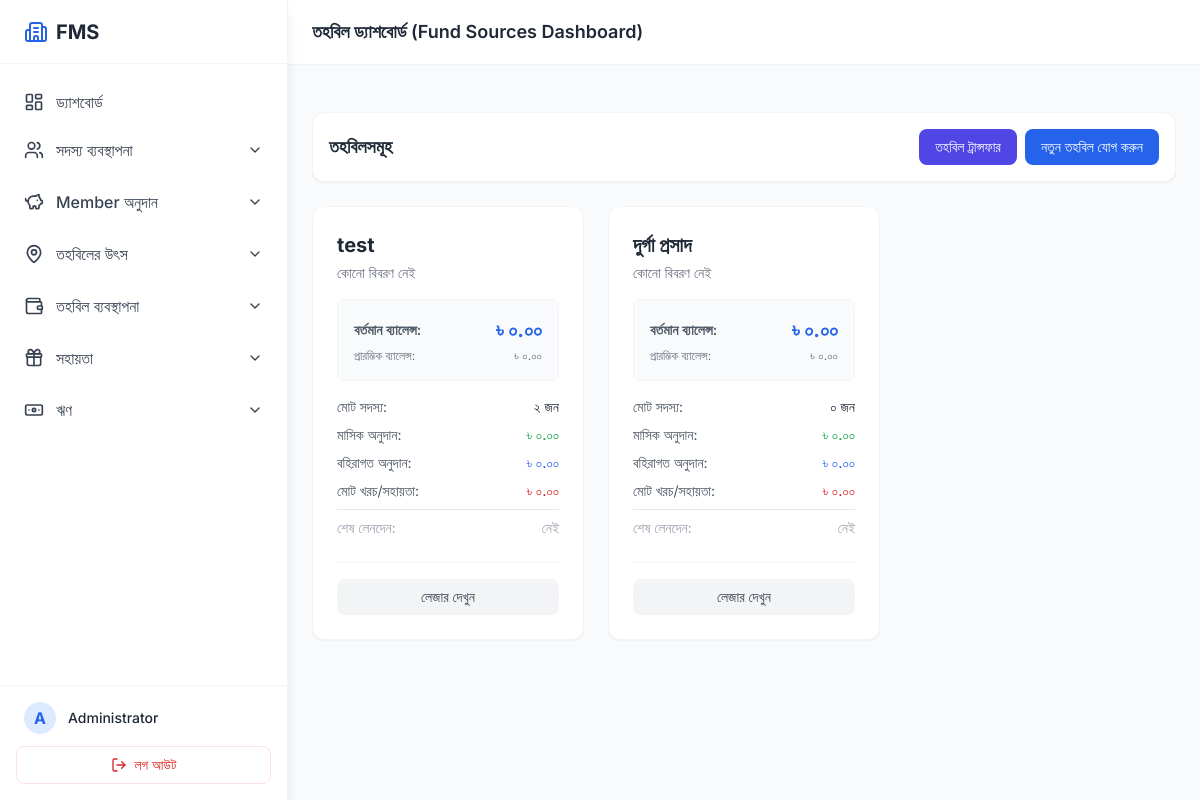
Page /sources (signed in) on the committed database.
### app.py (models this page shows)
class SystemUser(UserMixin, db.Model):
    __tablename__ = 'system_users'
    id = db.Column(db.Integer, primary_key=True)
    full_name = db.Column(db.String(150), nullable=False)
    username = db.Column(db.String(100), unique=True, nullable=False)
    password_hash = db.Column(db.String(255), nullable=False)
    phone = db.Column(db.String(20))
    status = db.Column(db.String(20), default='Active')

class FundSource(db.Model):
    __tablename__ = 'fund_sources'
    id = db.Column(db.Integer, primary_key=True)
    name = db.Column(db.String(150), unique=True, nullable=False)
    description = db.Column(db.Text)
    balance = db.Column(db.Float, default=0.0)
    opening_balance = db.Column(db.Float, default=0.0)
    funds = db.relationship('Fund', backref='source', lazy=True)
    members = db.relationship('Member', backref='fund_source', lazy=True)
    ledgers = db.relationship('FundSourceLedger', backref='fund_source', lazy=True)
    contribution_payments = db.relationship('MemberContributionPayment', backref='fund_source', lazy=True)

### app.py (the view)
@app.route('/sources')
@login_required
def fund_sources_dashboard():
    sources = FundSource.query.all()
    for s in sources:
        s.total_members = Member.query.filter_by(fund_source_id=s.id).count()
        ledgers = FundSourceLedger.query.filter_by(fund_source_id=s.id).all()
        s.total_contributions = sum(l.credit for l in ledgers if l.transaction_type == 'মাসিক অনুদান')
        s.total_external = sum(l.credit for l in ledgers if l.transaction_type == 'বহিরাগত অনুদান')
        s.total_expenses = sum(l.debit for l in ledgers if l.transaction_type in ('খরচ', 'সহায়তা'))
        s.last_transaction = ledgers[-1].date if ledgers else None
    return render_template('fund_sources_dashboard.html', sources=sources)

### app.py (called while the page is built)
@login_manager.user_loader
def load_user(user_id):
    return db.session.get(SystemUser, int(user_id))

@app.context_processor
def inject_now():
    return {'now': datetime.utcnow()}

### templates/fund_sources_dashboard.html
{% extends 'base.html' %}
{% block header_title %}তহবিল ড্যাশবোর্ড (Fund Sources Dashboard){% endblock %}
{% block content %}
<div class="max-w-7xl mx-auto space-y-6">
    <div class="flex justify-between items-center bg-white p-4 rounded-xl shadow-sm border border-gray-100">
        <h2 class="text-lg font-bold text-gray-800">তহবিলসমূহ</h2>
        <div class="flex gap-2">
            <a href="{{ url_for('transfer_fund') }}" class="px-4 py-2 bg-indigo-600 text-white rounded-lg text-sm font-medium hover:bg-indigo-700">তহবিল ট্রান্সফার</a>
            <a href="{{ url_for('add_source') }}" class="px-4 py-2 bg-primary text-white rounded-lg text-sm font-medium hover:bg-blue-700">নতুন তহবিল যোগ করুন</a>
        </div>
    </div>
    <div class="grid grid-cols-1 md:grid-cols-2 lg:grid-cols-3 gap-6">
        {% for s in sources %}
        <div class="bg-white rounded-xl shadow-sm border border-gray-100 p-6 flex flex-col relative">
            <h3 class="text-xl font-bold text-gray-800 mb-1">{{ s.name }}</h3>
            <p class="text-sm text-gray-500 mb-4 line-clamp-2">{{ s.description or 'কোনো বিবরণ নেই' }}</p>
            <div class="bg-gray-50 rounded-lg p-4 mb-4 border border-gray-100">
                <div class="flex justify-between items-center mb-1">
                    <span class="text-sm font-semibold text-gray-600">বর্তমান ব্যালেন্স:</span>
                    <span class="text-xl font-bold text-primary">৳ {{ "{:,.2f}".format(s.balance) }}</span>
                </div>
                <div class="flex justify-between items-center text-xs text-gray-500">
                    <span>প্রারম্ভিক ব্যালেন্স:</span>
                    <span>৳ {{ "{:,.2f}".format(s.opening_balance) }}</span>
                </div>
            </div>
            <div class="space-y-2 mb-6">
                <div class="flex justify-between text-sm">
                    <span class="text-gray-600">মোট সদস্য:</span>
                    <span class="font-medium text-gray-800">{{ s.total_members }} জন</span>
                </div>
                <div class="flex justify-between text-sm">
                    <span class="text-gray-600">মাসিক অনুদান:</span>
                    <span class="font-medium text-green-600">৳ {{ "{:,.2f}".format(s.total_contributions) }}</span>
                </div>
                <div class="flex justify-between text-sm">
                    <span class="text-gray-600">বহিরাগত অনুদান:</span>
                    <span class="font-medium text-blue-600">৳ {{ "{:,.2f}".format(s.total_external) }}</span>
                </div>
                <div class="flex justify-between text-sm">
                    <span class="text-gray-600">মোট খরচ/সহায়তা:</span>
                    <span class="font-medium text-red-600">৳ {{ "{:,.2f}".format(s.total_expenses) }}</span>
                </div>
                <div class="flex justify-between text-sm text-gray-400 mt-2 border-t pt-2">
                    <span>শেষ লেনদেন:</span>
                    <span>{{ s.last_transaction.strftime('%Y-%m-%d %H:%M') if s.last_transaction else 'নেই' }}</span>
                </div>
            </div>
            <div class="mt-auto pt-4 border-t border-gray-100 flex justify-between gap-2">
                <a href="{{ url_for('fund_source_ledger', id=s.id) }}" class="flex-1 text-center px-4 py-2 bg-gray-100 text-gray-700 rounded-lg text-sm font-medium hover:bg-gray-200">লেজার দেখুন</a>
            </div>
        </div>
        {% else %}
        <div class="col-span-full bg-white rounded-xl shadow-sm border border-gray-100 p-12 text-center text-gray-500">
            <p class="text-lg">কোনো তহবিল পাওয়া যায়নি।</p>
        </div>
        {% endfor %}
    </div>
</div>
{% endblock %}

### templates/base.html (shortened to what this page needs)
<!DOCTYPE html>
<html lang="en" class="light">
<head>
    <script src="https://cdn.tailwindcss.com"></script>
</head>
<body class="text-gray-800 flex h-screen overflow-hidden">
    {% if current_user.is_authenticated %}
    <aside id="sidebar" class="w-72 bg-white shadow-lg flex flex-col h-full sidebar border-r border-gray-100 z-50 absolute inset-y-0 left-0 transform -translate-x-full md:relative md:translate-x-0 transition duration-200 ease-in-out">
        <div class="h-16 flex items-center justify-between px-6 border-b border-gray-100 shrink-0">
            <div class="flex items-center">
                <i data-lucide="building-2" class="text-primary w-6 h-6 mr-2"></i>
                <span class="text-xl font-bold text-gray-800">FMS</span>
            </div>
        </div>
        <div class="flex-1 overflow-y-auto py-4">
            <nav class="space-y-1 px-3">
                <a href="{{ url_for('dashboard') }}" class="flex items-center px-3 py-2.5 text-gray-700 hover:bg-blue-50 hover:text-primary rounded-lg font-medium transition-colors whitespace-nowrap overflow-hidden gap-3">
                    <i data-lucide="layout-dashboard" class="w-5 h-5 flex-shrink-0"></i>
                    <span class="truncate">ড্যাশবোর্ড</span>
                </a>
                <div class="relative">
                    <button onclick="toggleMenu('member-menu', this)" class="w-full flex items-center justify-between px-3 py-2.5 text-gray-700 hover:bg-blue-50 hover:text-primary rounded-lg font-medium transition-colors">
                        <div class="flex items-center gap-3 whitespace-nowrap overflow-hidden">
                            <i data-lucide="users" class="w-5 h-5 flex-shrink-0"></i>
                            <span class="truncate">সদস্য ব্যবস্থাপনা</span>
                        </div>
                        <i data-lucide="chevron-down" class="w-4 h-4 chevron"></i>
                    </button>
                </div>
                <div class="relative">
                    <button onclick="toggleMenu('contrib-menu', this)" class="w-full flex items-center justify-between px-3 py-2.5 text-gray-700 hover:bg-blue-50 hover:text-primary rounded-lg font-medium transition-colors">
                        <div class="flex items-center gap-3 whitespace-nowrap overflow-hidden">
                            <i data-lucide="piggy-bank" class="w-5 h-5 flex-shrink-0"></i>
                            <span class="truncate">Member অনুদান</span>
                        </div>
                        <i data-lucide="chevron-down" class="w-4 h-4 chevron"></i>
                    </button>
                </div>
                <div class="relative">
                    <button onclick="toggleMenu('source-menu', this)" class="w-full flex items-center justify-between px-3 py-2.5 text-gray-700 hover:bg-blue-50 hover:text-primary rounded-lg font-medium transition-colors">
                        <div class="flex items-center gap-3 whitespace-nowrap overflow-hidden">
                            <i data-lucide="map-pin" class="w-5 h-5 flex-shrink-0"></i>
                            <span class="truncate">তহবিলের উৎস</span>
                        </div>
                        <i data-lucide="chevron-down" class="w-4 h-4 chevron"></i>
                    </button>
                </div>
                <div class="relative">
                    <button onclick="toggleMenu('fund-menu', this)" class="w-full flex items-center justify-between px-3 py-2.5 text-gray-700 hover:bg-blue-50 hover:text-primary rounded-lg font-medium transition-colors">
                        <div class="flex items-center gap-3 whitespace-nowrap overflow-hidden">
                            <i data-lucide="wallet" class="w-5 h-5 flex-shrink-0"></i>
                            <span class="truncate">তহবিল ব্যবস্থাপনা</span>
                        </div>
                        <i data-lucide="chevron-down" class="w-4 h-4 chevron"></i>
                    </button>
                </div>
                <div class="relative">
                    <button onclick="toggleMenu('assistance-menu', this)" class="w-full flex items-center justify-between px-3 py-2.5 text-gray-700 hover:bg-blue-50 hover:text-primary rounded-lg font-medium transition-colors">
                        <div class="flex items-center gap-3 whitespace-nowrap overflow-hidden">
                            <i data-lucide="gift" class="w-5 h-5 flex-shrink-0"></i>
                            <span class="truncate">সহায়তা</span>
                        </div>
                        <i data-lucide="chevron-down" class="w-4 h-4 chevron"></i>
                    </button>
                </div>
                <div class="relative">
                    <button onclick="toggleMenu('loan-menu', this)" class="w-full flex items-center justify-between px-3 py-2.5 text-gray-700 hover:bg-blue-50 hover:text-primary rounded-lg font-medium transition-colors">
                        <div class="flex items-center gap-3 whitespace-nowrap overflow-hidden">
                            <i data-lucide="banknote" class="w-5 h-5 flex-shrink-0"></i>
                            <span class="truncate">ঋণ</span>
                        </div>
                        <i data-lucide="chevron-down" class="w-4 h-4 chevron"></i>
                    </button>
                </div>
            </nav>
        </div>
        <div class="p-4 border-t border-gray-100">
            <div class="flex items-center mb-3 px-2">
                <div class="w-8 h-8 rounded-full bg-blue-100 text-primary flex items-center justify-center font-bold mr-3">
                    {{ current_user.full_name[0] if current_user.full_name else "U" }}
                </div>
                <div>
                    <p class="text-sm font-medium text-gray-800">{{ current_user.full_name }}</p>
                </div>
            </div>
            <a href="{{ url_for('logout') }}" class="flex items-center justify-center w-full px-4 py-2 text-sm text-red-600 hover:bg-red-50 rounded-lg transition-colors border border-red-100">
                <i data-lucide="log-out" class="w-4 h-4 mr-2"></i> লগ আউট
            </a>
        </div>
    </aside>
    {% endif %}
    <main class="flex-1 flex flex-col h-screen overflow-hidden relative">
        {% if current_user.is_authenticated %}
        <header class="h-16 bg-white shadow-sm flex items-center px-6 z-10 w-full shrink-0">
            <h1 class="text-lg font-semibold text-gray-800 truncate">{% block header_title %}ড্যাশবোর্ড{% endblock %}</h1>
        </header>
        {% endif %}
        <div class="flex-1 overflow-y-auto p-6">
            {% block content %}{% endblock %}
        </div>
    </main>
</body>
</html>

### templates/base.html (style rules this page uses)
body { font-family: 'Inter', sans-serif; background-color: #f8fafc; }
.sidebar { transition: all 0.3s; }
.chevron { transition: transform 0.3s; }

### rows in the picture
SystemUser: full_name "A", full_name "Administrator"
FundSource: name "test", description "কোনো বিবরণ নেই", balance "০.০০", opening_balance "০.০০", total_members "২", total_contributions "০.০০", total_external "০.০০", total_expenses "০.০০", last_transaction "নেই"
FundSource: name "দুর্গা প্রসাদ", description "কোনো বিবরণ নেই", balance "০.০০", opening_balance "০.০০", total_members "০", total_contributions "০.০০", total_external "০.০০", total_expenses "০.০০", last_transaction "নেই"
